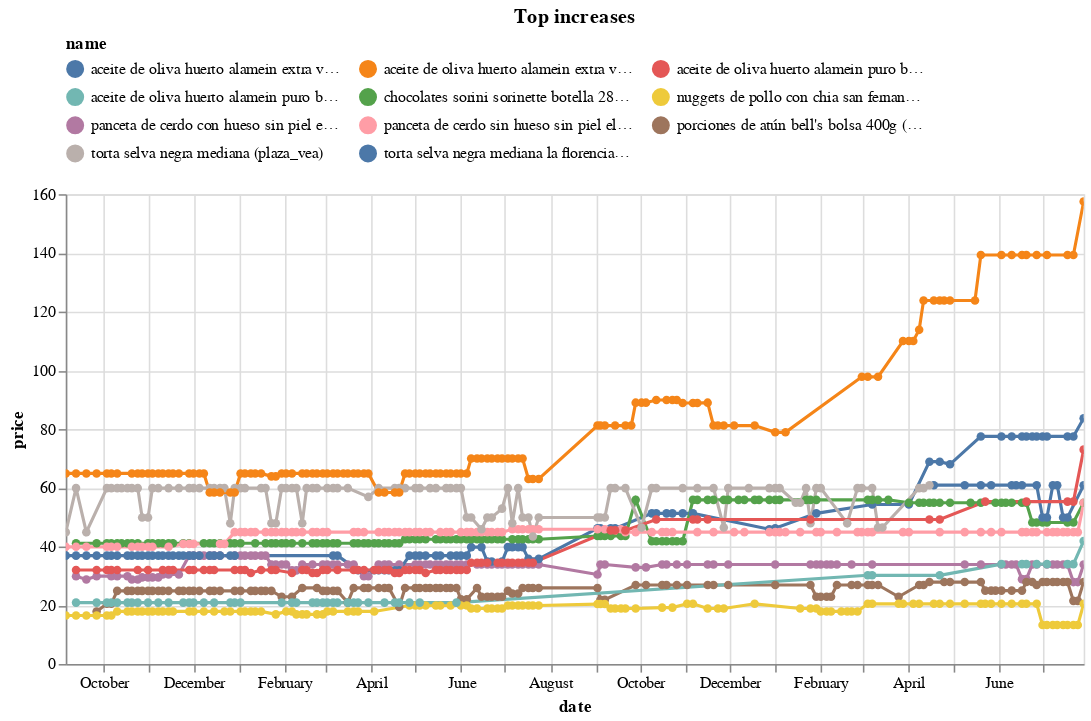

The code cell stored with this chart in its notebook:
### Code cell
(top_changes_abs
 .sort_values('change')
 .tail(10)
 .pipe(plot_changes, 'Top increases')
)

### Figure 1 — Vega-Lite specification as saved in the notebook (floating-point values rounded to 4 significant figures; data arrays with more than 128 entries replaced by an {"elided": "..."} marker saying what was removed)
{"config": {"view": {"continuousWidth": 300, "continuousHeight": 300}, "legend": {"columns": 3, "orient": "top"}}, "data": {"name": "data-a6fd42ba2694b6d34d871d316e0cc7be"}, "mark": {"type": "line", "point": true}, "encoding": {"color": {"field": "name", "scale": {"domain": ["aceite de oliva huerto alamein extra virgen botella 1l (plaza_vea)", "aceite de oliva huerto alamein extra virgen botella 2l (plaza_vea)", "aceite de oliva huerto alamein puro botella 1l (plaza_vea)", "aceite de oliva huerto alamein puro botella 500ml (plaza_vea)", "chocolates sorini sorinette botella 280g (plaza_vea)", "nuggets de pollo con chia san fernando caja 24un (plaza_vea)", "panceta de cerdo con hueso sin piel el buen corte (plaza_vea)", "panceta de cerdo sin hueso sin piel el el buen corte (plaza_vea)", "porciones de atún bell's bolsa 400g (plaza_vea)", "torta selva negra mediana (plaza_vea)", "torta selva negra mediana la florencia 1un (plaza_vea)"]}, "type": "nominal"}, "tooltip": [{"field": "name", "type": "nominal"}, {"field": "price", "type": "quantitative"}, {"field": "last_price", "type": "quantitative"}], "x": {"field": "date", "type": "temporal"}, "y": {"field": "price", "type": "quantitative"}}, "params": [{"name": "param_11", "select": {"type": "point", "fields": ["name"]}, "bind": "legend"}, {"name": "param_12", "select": {"type": "interval", "encodings": ["x", "y"]}, "bind": "scales"}], "title": "Top increases", "transform": [{"filter": {"param": "param_11"}}], "width": 650, "$schema": "https://vega.github.io/schema/vega-lite/v5.17.0.json", "datasets": {"data-a6fd42ba2694b6d34d871d316e0cc7be": {"elided": "1046 records"}}}
